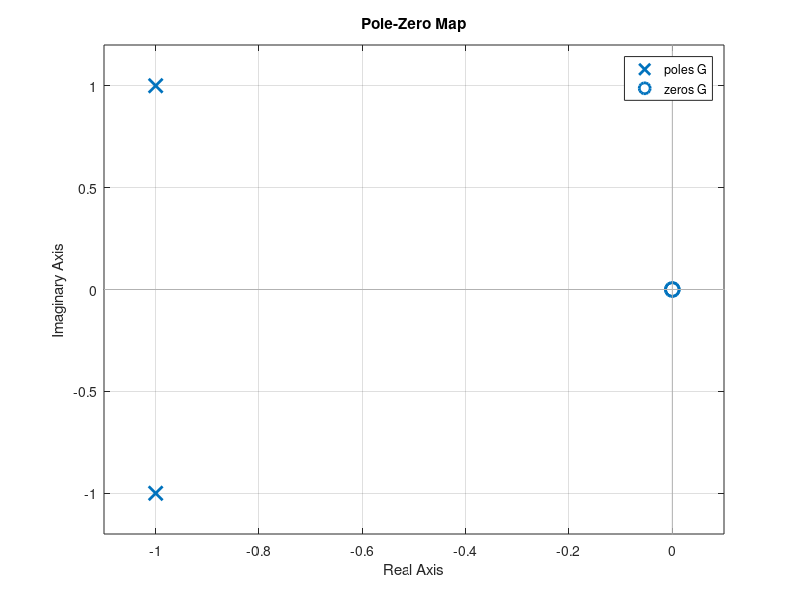

The MATLAB script that drew this image: (Note: this script raises an error after producing the figure.)
%% Transfer function: s^2/(s^2+2*s+2)
clc;clear;
disp('Transfer function:')
G=tf([1 0 0],[1 2 2])
% Poles/zeros
poles=pole(G)
zeros=zero(G)
% Pole-zero map
pzmap(G)
grid on
% DC gain
syms s
G=@(s) s^2/(s^2+2*s+2);
DC_gain=limit(G(s),s,0);
fprintf('DC gain: %f\n',DC_gain)
% Intial value 
Initial_val=limit(s*G(s),s,Inf);
fprintf('Inital value: %.3f\n',Initial_val);
% Final value 
Final_val=limit(s*G(s),s,0);
fprintf('Final value: %.3f\n',Final_val);




